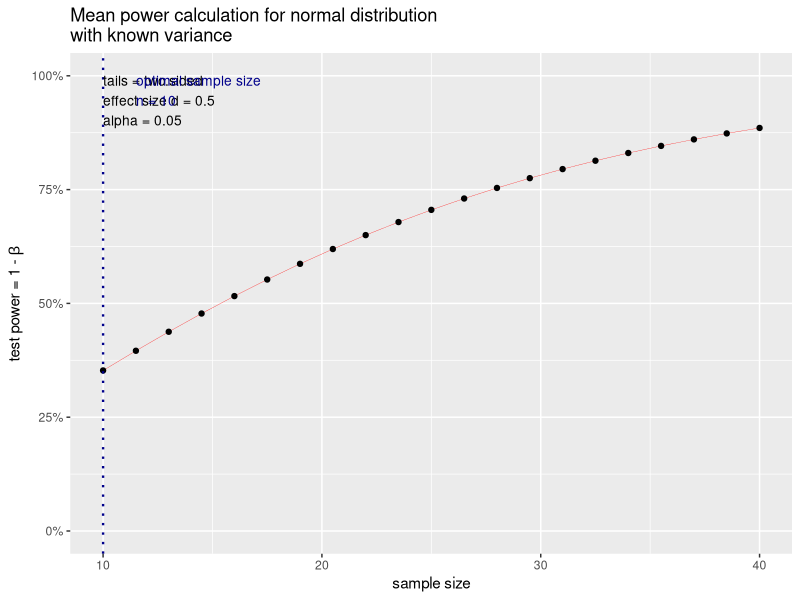

Write the R code that produced this figure.
## ---- chunk 1
library(tidyverse)
library(pwr)
## ---- chunk 2
pwr.norm.test(d = .5, 
              n = 10, 
              sig.level = .05, 
              power = NULL,
              alternative = "two.sided")
## ---- chunk 3
pwr.norm.test(d = .5, 
              n = NULL, 
              sig.level = .05, 
              power = .8,
              alternative = "two.sided")
## ---- chunk 4
plot(pwr.norm.test(d = .5, 
              n = 10, 
              sig.level = .05, 
              power = NULL,
              alternative = "two.sided"))
## ---- chunk 5
pwr.t.test(n = 200, 
           d = .21, 
           sig.level = .05, 
           power = NULL, 
           type = "one.sample", 
           alternative = "two.sided")
## ---- chunk 6
pwr.t.test(n = NULL, d = .21, sig.level = .05, power = .80,
           type = "one.sample", alternative = "two.sided")

pwr.t.test(n = NULL, d = .21, sig.level = .05, power = .90,
           type = "one.sample", alternative = "two.sided")

pwr.t.test(n = NULL, d = .21, sig.level = .05, power = .95,
           type = "one.sample", alternative = "two.sided")
## ---- chunk 7
pwr.t2n.test(n1 = 112, n2 = 82, d = .17, sig.level = .05,
             power = NULL, alternative = "two.sided")
## ---- chunk 8
pwr.t.test(n = NULL, d = .17, sig.level = .05, power = .80,
           type = "two.sample", alternative = "two.sided")
pwr.t.test(n = NULL, d = .17, sig.level = .05, power = .90,
           type = "two.sample", alternative = "two.sided")
pwr.t.test(n = NULL, d = .17, sig.level = .05, power = .95,
           type = "two.sample", alternative = "two.sided")

## ---- chunk 9
pwr.chisq.test(w = .06, N = 106596, df = 1, sig.level = .05, power = NULL)
## ---- chunk 10
pwr.chisq.test(w = .06, N = NULL, df = 1, 
               sig.level = .05, power = .80)
pwr.chisq.test(w = .06, N = NULL, df = 1, 
               sig.level = .05, power = .90)
pwr.chisq.test(w = .06, N = NULL, df = 1, 
               sig.level = .05, power = .95)
